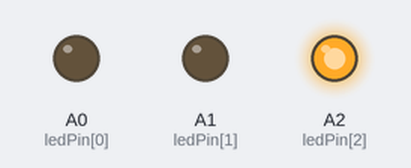
A sketch run on a simulated Arduino Uno, built with avr-gcc and run on an emulated ATmega328P. Shown: output pins drawn as LEDs (lit = HIGH).

Above: at 0.15 s.
At 64.37 s:
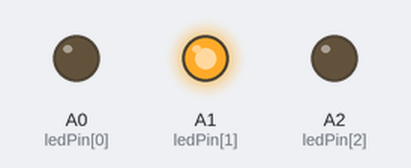
At 129.49 s:
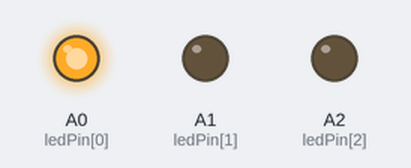
Timing chart, 0 to 129.8 s (numbered marks = the images above):
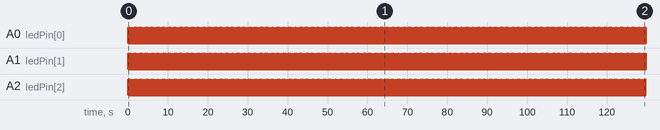

Measured:
- by itself, A0 (ledPin[0]), A1 (ledPin[1]), A2 (ledPin[2]): alternates HIGH for 0.03 s and LOW for 0.15 s
- by itself, everything shown: repeats every 0.90 s, in 3 steps

The sketch:

RunLight.ino
```cpp
//Set output pins
void setup() {
  pinMode (A0, OUTPUT);
  pinMode (A1, OUTPUT);
  pinMode (A2, OUTPUT);
 }
//Alternately turns on/off LED
void loop () {
  int ledPin[] = {A0, A1, A2};
  int i;
  for (i=0; i < 3; i++) {
     digitalWrite(ledPin[i], HIGH);   //Turns on the LED
     delay (30);                      //Delay in miliseconds
     digitalWrite(ledPin[i], LOW);    //Turns off the LED
     delay (30);                      //Delay in miliseconds
    }
}
```
